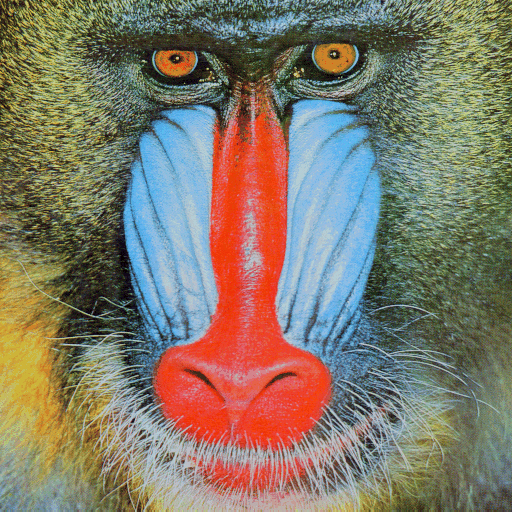
#> input picture Near-miss_keys/standard_test_images/mandril_color.tif, 512 x 512 px
$ python ImageToMatrix.py
#> lines starting #> are read from the running program, lines starting #| are printed output that depends on the picture
#> further down, img is the input picture: PIL image 512x512 RGB; mean R, G, B 129.6, 121.6, 105.2
#| Encrypting image with shape:  (512, 512, 3)
from os import stat_result
from pathlib import Path

import matplotlib.pyplot as plt
import numpy as np
from numpy.typing import NDArray
from PIL import Image
from scipy.integrate import solve_ivp


# Permuterar alla pixlar
def ArnoldCatMapTransform(matrix: NDArray, iterations: int, Q: int, P: int) -> NDArray:

#> called with iterations = 10, Q = 1, P = 1
    N, M = matrix.shape[0], matrix.shape[1]
#> N = 512; M = 512

    x, y = np.meshgrid(np.arange(N), np.arange(N), indexing="ij")

    x_new = (x + P * y) % N
    y_new = (Q * x + (P * Q + 1) * y) % N

    result = matrix.copy()
    for _ in range(iterations):
        transformed = np.empty_like(result)
        transformed[x_new, y_new] = result
        result = transformed
#> this loop made 10 passes
#> pass 1, in ArnoldCatMapTransform, `result = transformed`:
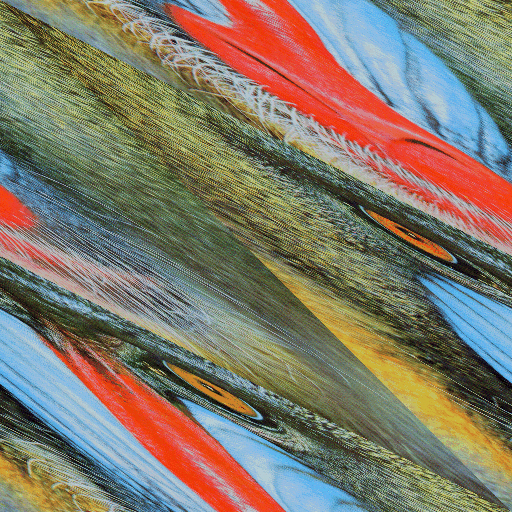
#> result: shape (512, 512, 3); mean of channels 0, 1, 2 129.6, 121.6, 105.2; drawn as R, G, B
#> pass 3, in ArnoldCatMapTransform, `result = transformed`:
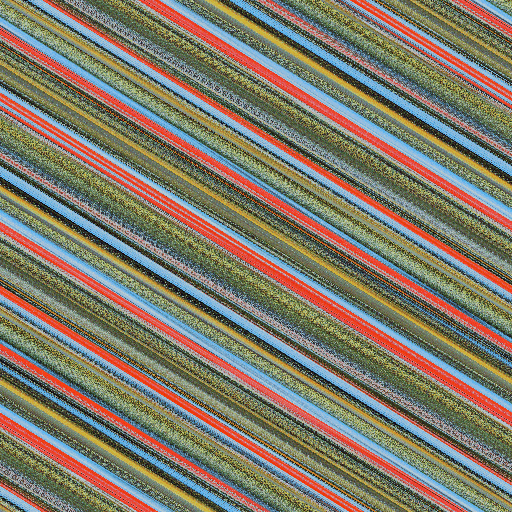
#> result: shape (512, 512, 3); mean of channels 0, 1, 2 129.6, 121.6, 105.2; drawn as R, G, B
#> after the loop:
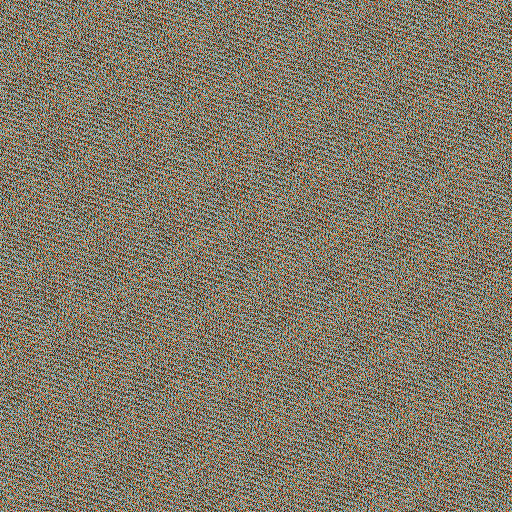
#> transformed: shape (512, 512, 3); mean of channels 0, 1, 2 129.6, 121.6, 105.2; drawn as R, G, B

    return result


# Permuterar alla pixlar
def InverseArnoldCatMapTransform(
    keystream: NDArray, iterations: int, Q: int, P: int
) -> NDArray:

    N, M = keystream.shape[0], keystream.shape[1]

    x, y = np.meshgrid(np.arange(N), np.arange(N), indexing="ij")

    x_new = (x + P * y) % N
    y_new = (Q * x + (P * Q + 1) * y) % N

    result = keystream.copy()
    for _ in range(iterations):
        result = result[x_new, y_new]
    return result


# Skapar en kaotisk nyckel genom att iterera lorenz system
def lorenzsColorShuffle(
    number: int,
    x0: float,
    y0: float,
    z0: float,
    sigma: float,
    rho: float,
    beta: float,
    transient: float,
    dt: float,
) -> NDArray:
    def lorenz_deriv(t, state, s, r, b):
        x, y, z = state
        return [sigma * (y - x), x * (rho - z) - y, x * y - beta * z]

    t_eval = transient + dt * np.arange(number)

    sol = solve_ivp(
        lorenz_deriv,
        (0, t_eval[-1]),
        [x0, y0, z0],
        args=(10.0, 28.0, 8.0 / 3.0),
        t_eval=t_eval,
        method="RK45",
        rtol=1e-6,
        atol=1e-6,
    )
    keys = (np.abs(sol.y) * 1e6).astype(np.uint64) % 256
    return keys.astype(np.uint8)


# Använder en nyckel för att ändra pixel värden, använd denna eller XOR bitwise
# [12 lines left out: function lorenzDiffuse, not called in this run]


# Väljer bildfil, sparar som 3D matris
SCRIPT_DIR = Path(__file__).resolve().parent / "standard_test_images"

IMAGE_PATH = SCRIPT_DIR / "mandril_color.tif"
img = Image.open(IMAGE_PATH)
matrix = np.array(img)

# skriver ut matrisens storlek i samtliga dimensioner
print("Encrypting image with shape: ", matrix.shape)

chaosShuffledArray = ArnoldCatMapTransform(matrix, 10, 1, 1)
chaosShuffledImg = Image.fromarray(chaosShuffledArray)

# Sparar krypterad 3D matris som bild igen
H, W = matrix.shape[:2]
#> H = 512; W = 512
chaotickeys = lorenzsColorShuffle(
    H * W, 1.0, 1.0, 1.0, 10.0, 28.0, 8.0 / 3.0, 50.0, 0.005
)

# chaoticencryptedArray = lorenzDiffuse(chaosShuffledArray, chaotickeystream)
chaoticencryptedArray = np.bitwise_xor(chaosShuffledArray.reshape(-1, 3), chaotickeys.T)
chaosEncryptedImg = Image.fromarray(chaoticencryptedArray.reshape(matrix.shape))
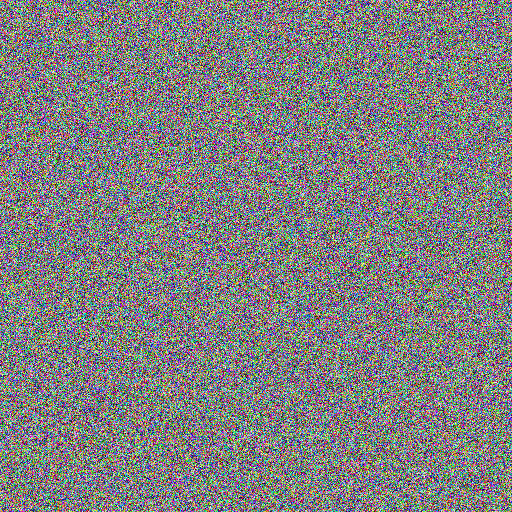
#> chaosEncryptedImg: PIL image 512x512 RGB; mean R, G, B 127.6, 127.8, 127.7

# Dekrypterar diffusionen genom samma bitwise XOR igen m.h.a nyckeln chaotickeys
decrypted_flat = np.bitwise_xor(chaoticencryptedArray.reshape(-1, 3), chaotickeys.T)

# Sorterar tillbaka pixlarna till deras ursprungliga plats m.h.a nycklarna iterations, P och Q
inverse_perm = InverseArnoldCatMapTransform(
    decrypted_flat.reshape(matrix.shape), 10, 1, 1
)
#> the loop in InverseArnoldCatMapTransform, `for _ in range(iterations):` made 10 passes
#> pass 1, in InverseArnoldCatMapTransform, `result = result[x_new, y_new]`:
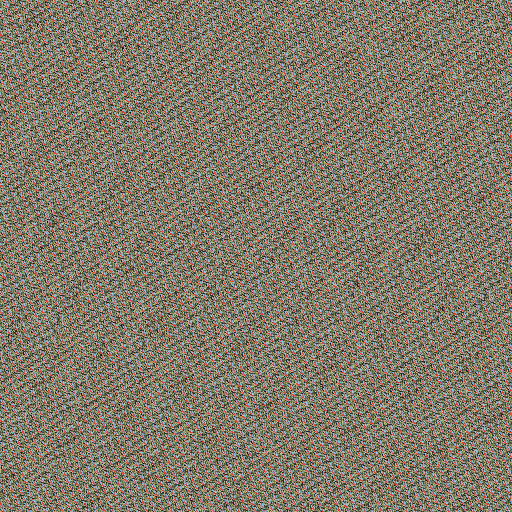
#> result: shape (512, 512, 3); mean of channels 0, 1, 2 129.6, 121.6, 105.2; drawn as R, G, B
#> pass 2, in InverseArnoldCatMapTransform, `result = result[x_new, y_new]`:
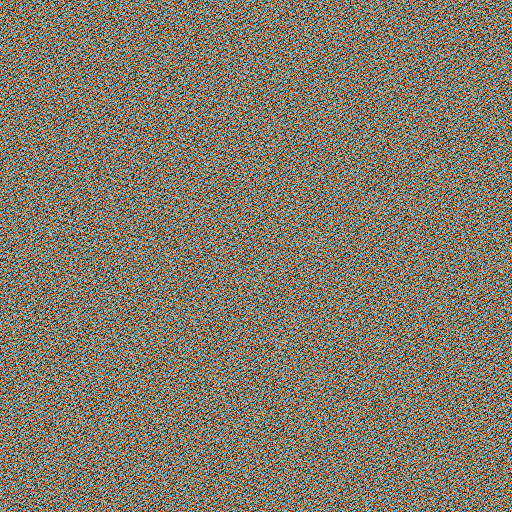
#> result: shape (512, 512, 3); mean of channels 0, 1, 2 129.6, 121.6, 105.2; drawn as R, G, B
#> pass 3, in InverseArnoldCatMapTransform, `result = result[x_new, y_new]`:
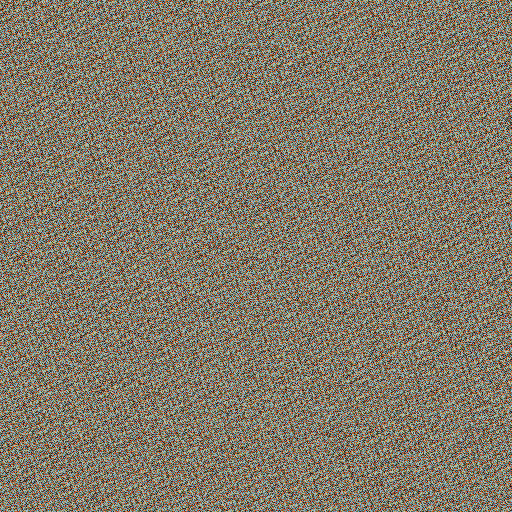
#> result: shape (512, 512, 3); mean of channels 0, 1, 2 129.6, 121.6, 105.2; drawn as R, G, B

# Sparar dekrypterad 3D matris som bild igen
decrypted_img = Image.fromarray(inverse_perm)


# Plottar bilder med matplotlib och respektive gråskala histogram
# [31 lines left out: function plotImages, not called in this run]
